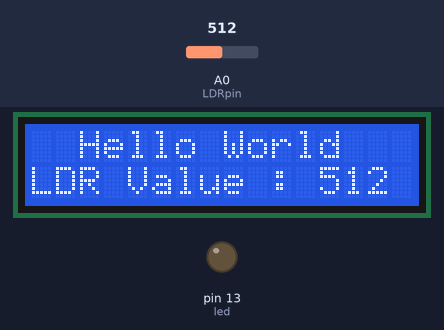
Bench run of a sketch on a simulated Arduino Uno, built with avr-gcc and run on an emulated ATmega328P. Shown: 16×2 character LCD, output pins drawn as LEDs (lit = HIGH). The inputs (shaded band) are chosen by the test bench; at power-on: A0 (LDRpin) = 512.

Above: at 1.2 s.
1.3 s: A0 (LDRpin) set to 489
At 2.4 s:
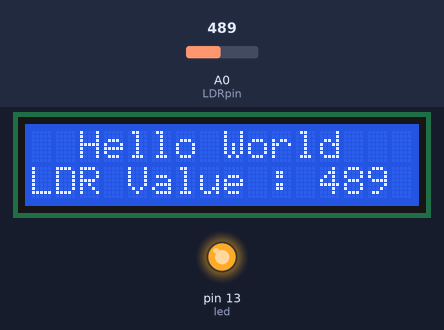
2.8 s: A0 (LDRpin) set to 510
At 4.0 s:
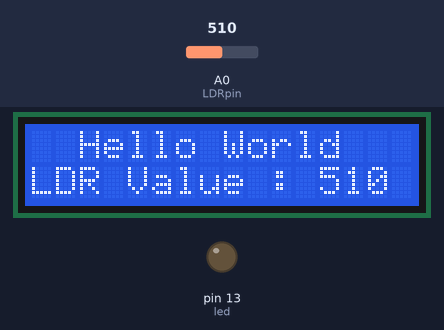
4.3 s: A0 (LDRpin) set to 490
At 5.1 s:
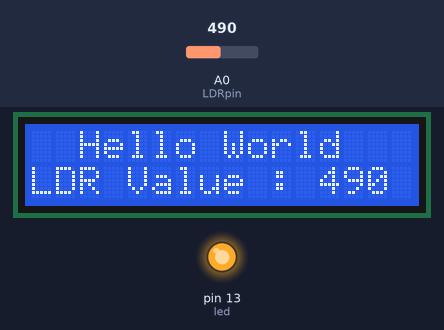
Timing chart, 0 to 7.3 s (numbered marks = the images above; inputs shaded):
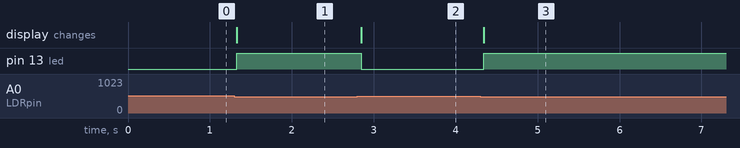

Measured:
- the behaviour switches between 501 and 500 on A0 (LDRpin) (found by bisection; images 0 and 1)
- after the input at 1.3 s, pin 13 (led): LOW → HIGH at once; the display: changes at once (image 1)
- after the input at 2.8 s, pin 13 (led): HIGH → LOW after 0.05 s; the display: changes after 0.05 s (image 2)
- after the input at 4.3 s, pin 13 (led): LOW → HIGH at once; the display: changes at once (image 3)

The sketch:

Code.ino
```cpp
#include <LiquidCrystal_I2C.h>

LiquidCrystal_I2C lcd(0x27,16,2);
const int LDRpin = A0;
int led = 13;

void setup() {
  lcd.init();
  lcd.clear();
  lcd.backlight();
  pinMode(led, OUTPUT);

}

void loop() {
  int LDRvalue = analogRead(LDRpin);
  lcd.setCursor(2,0);
  lcd.print("Hello World");

  lcd.setCursor(0, 1);
  lcd.print("LDR Value : ");
  lcd.print(LDRvalue);

  if (LDRvalue <=500){
  digitalWrite(led,   HIGH);
  }
  else{
  digitalWrite(led,   LOW);
  }
}
```
